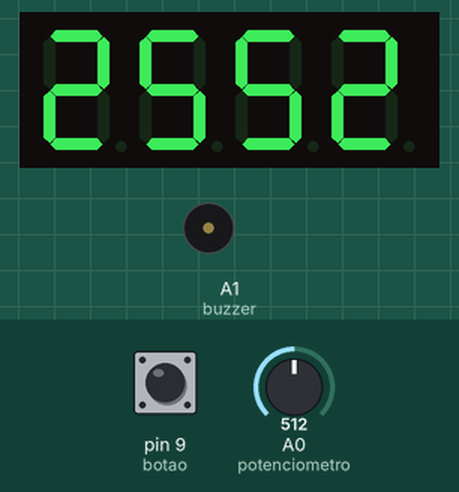
Simulated run of this sketch. Board: Arduino Uno, built with avr-gcc and run on an emulated ATmega328P. On the bench: 4-digit seven-segment display, buzzer (waves = sounding). Wiring (inferred from the names in the program): 4-digit 7-segment display, segments lit when HIGH: segments pin 2, pin 3, pin 4, pin 5, pin 6, pin 7, pin 8; digit selects pin 10, pin 11, pin 12, pin 13. The inputs (shaded band) are chosen by the test bench; at power-on: pin 9 (botao) LOW, A0 (potenciometro) = 512. The segment pins are drawn as the display they are named for.

Above: at 1.2 s.
1.3 s: pin 9 (botao) pulled HIGH for 0.15 s
At 2.5 s:
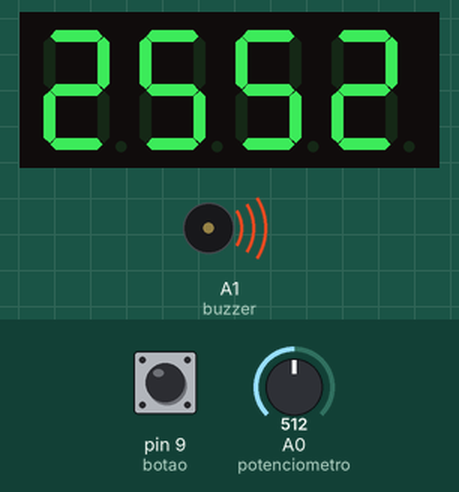
2.9 s: A0 (potenciometro) set to 716
At 4.1 s:
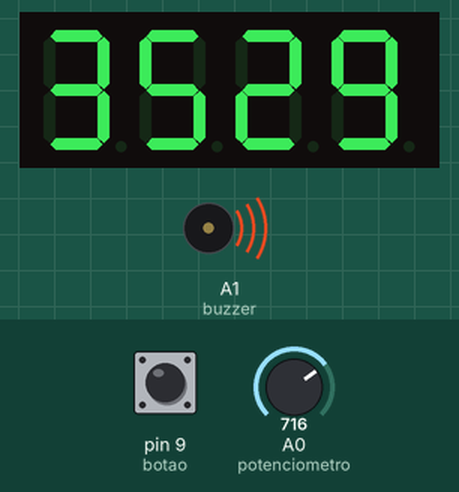
4.4 s: A0 (potenciometro) set to 900
At 4.8 s:
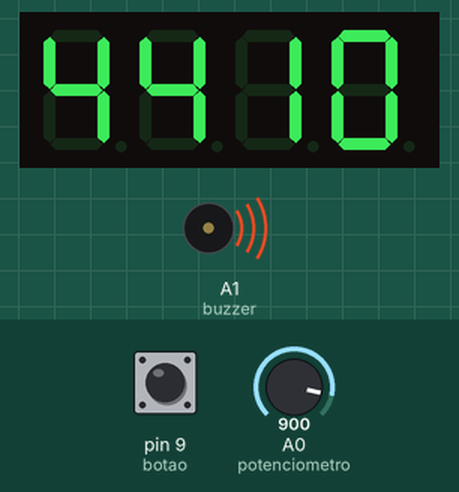
5.9 s: pin 9 (botao) pulled HIGH for 1 s
At 6.2 s:
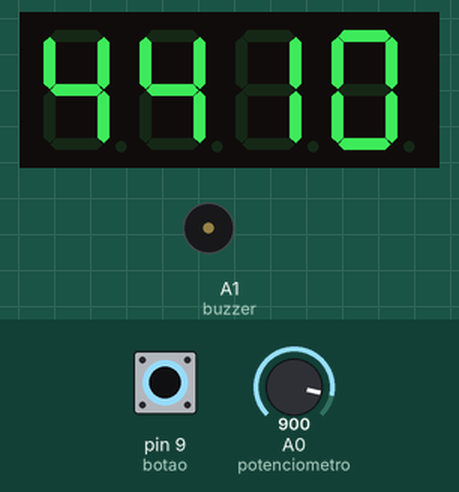
8.4 s: pin 9 (botao) pulled HIGH for 3.2 s
At 9.3 s:
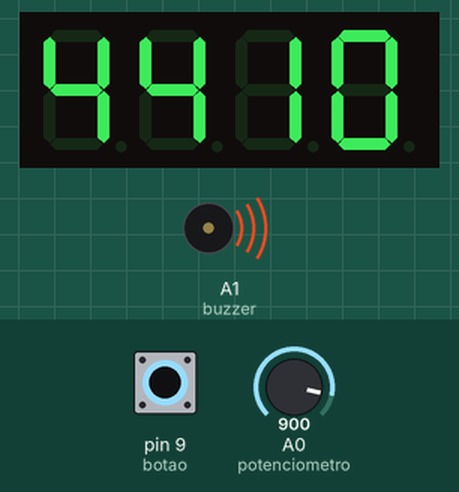
13.1 s: A0 (potenciometro) set to 1023
At 13.8 s:
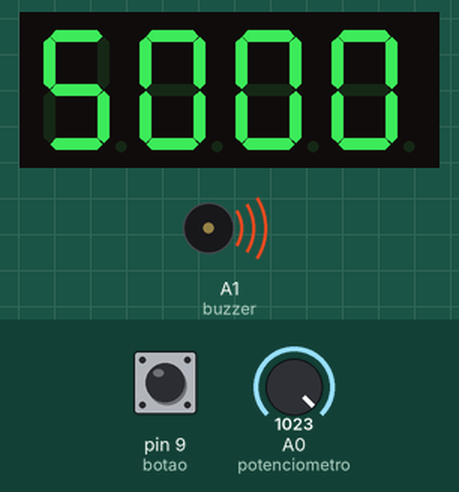
Timing chart, 0 to 15.6 s (numbered marks = the images above; inputs shaded):
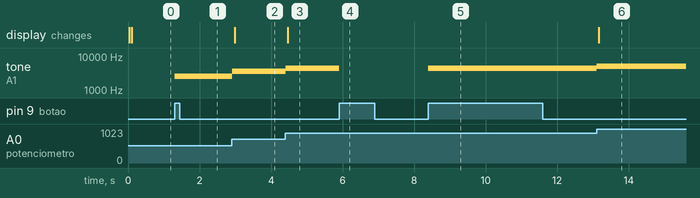

The sketch:

Regulador_de_Frequencia.ino
```cpp
// Regulador de Frequência com Arduino UNO
// Potenciômetro controla frequência de buzzer (100Hz - 5000Hz)
// Frequência mostrada em 4 displays de 7 segmentos

// Definição dos pinos
const int potenciometro = A0;           // Potenciômetro
const int buzzer = A1;        // Buzzer passivo
const int botao = 9;          // Botão liga/desliga buzzer

// Pinos dos displays (cátodo comum)
const int display_unidade = 13;   // Display das unidades
const int display_dezena = 12;    // Display das dezenas
const int display_centena = 11;   // Display das centenas
const int display_milhar = 10;    // Display dos milhares

// Pinos dos segmentos (A, B, C, D, E, F, G)
const int segmento_A = 2;
const int segmento_B = 3;
const int segmento_C = 4;
const int segmento_D = 5;
const int segmento_E = 6;
const int segmento_F = 7;
const int segmento_G = 8;

// Array com os pinos dos displays
int displays[] = {display_milhar, display_centena, display_dezena, display_unidade};

// Array com os pinos dos segmentos
int segmentos[] = {segmento_A, segmento_B, segmento_C, segmento_D, segmento_E, segmento_F, segmento_G};

// Padrões para cada dígito (0-9) nos 7 segmentos
// Ordem: A, B, C, D, E, F, G (1 = aceso, 0 = apagado)
bool digitos[10][7] = {
  {1,1,1,1,1,1,0}, // 0
  {0,1,1,0,0,0,0}, // 1
  {1,1,0,1,1,0,1}, // 2
  {1,1,1,1,0,0,1}, // 3
  {0,1,1,0,0,1,1}, // 4
  {1,0,1,1,0,1,1}, // 5
  {1,0,1,1,1,1,1}, // 6
  {1,1,1,0,0,0,0}, // 7
  {1,1,1,1,1,1,1}, // 8
  {1,1,1,1,0,1,1}  // 9
};

// Variáveis globais
int frequencia = 100;
int frequenciaAnterior = 0;
unsigned long ultimaLeitura = 0;
int displayAtual = 0;

// Variáveis do botão
bool buzzerLigado = false;
bool botaoAnterior = false;
unsigned long ultimoPressionamento = 0;

void setup() {
  // Configurar pinos dos displays como saída
  for(int i = 0; i < 4; i++) {
    pinMode(displays[i], OUTPUT);
    digitalWrite(displays[i], HIGH); // Desliga todos os displays inicialmente
  }

  // Configurar pinos dos segmentos como saída
  for(int i = 0; i < 7; i++) {
    pinMode(segmentos[i], OUTPUT);
    digitalWrite(segmentos[i], LOW); // Apaga todos os segmentos inicialmente
  }

  // Configurar pino do buzzer
  pinMode(buzzer, OUTPUT);

  // Configurar pino do botão (sem pull-up interno)
  pinMode(botao, INPUT);
}

void loop() {
  // Verificar botão liga/desliga
  verificarBotao();

  // Ler potenciômetro apenas a cada 50ms para estabilizar
  if(millis() - ultimaLeitura > 50) {
    int valorPot = analogRead(potenciometro);
    int novaFrequencia = map(valorPot, 0, 1023, 100, 5000);

    // Aplicar filtro simples para evitar oscilações
    if(abs(novaFrequencia - frequencia) > 10) {
      frequencia = novaFrequencia;
    }

    ultimaLeitura = millis();
  }

  // Atualizar buzzer apenas quando frequência mudar E estiver ligado
  if(frequencia != frequenciaAnterior) {
    if(buzzerLigado) {
      tone(buzzer, frequencia);
    } else {
      noTone(buzzer);
    }
    frequenciaAnterior = frequencia;
  }

  // Atualizar displays (multiplexação rápida)
  atualizarDisplays();
}

void atualizarDisplays() {
  // Separar a frequência em dígitos individuais
  int milhar = frequencia / 1000;
  int centena = (frequencia % 1000) / 100;
  int dezena = (frequencia % 100) / 10;
  int unidade = frequencia % 10;

  // Array com os dígitos
  int digitos_freq[] = {milhar, centena, dezena, unidade};

  // Multiplexação - mostra um display por vez
  // Desliga todos os displays primeiro
  for(int i = 0; i < 4; i++) {
    digitalWrite(displays[i], HIGH);
  }

  // Apaga todos os segmentos
  for(int i = 0; i < 7; i++) {
    digitalWrite(segmentos[i], LOW);
  }

  // Verifica se deve mostrar o dígito (evita zeros à esquerda)
  bool mostrarDigito = false;

  if(displayAtual == 0 && milhar > 0) mostrarDigito = true;      // Milhar
  else if(displayAtual == 1 && (milhar > 0 || centena > 0)) mostrarDigito = true; // Centena
  else if(displayAtual == 2 && frequencia >= 10) mostrarDigito = true; // Dezena
  else if(displayAtual == 3) mostrarDigito = true; // Unidade (sempre mostra)

  if(mostrarDigito) {
    // Configurar segmentos para o dígito atual
    for(int j = 0; j < 7; j++) {
      digitalWrite(segmentos[j], digitos[digitos_freq[displayAtual]][j]);
    }

    // Liga o display atual
    digitalWrite(displays[displayAtual], LOW);
  }

  // Delay muito menor para multiplexação mais suave
  delayMicroseconds(500);

  // Próximo display
  displayAtual++;
  if(displayAtual >= 4) {
    displayAtual = 0;
  }
}

// Função para verificar o botão liga/desliga
void verificarBotao() {
  bool botaoAtual = digitalRead(botao);

  // Detecção simples: se botão mudou para HIGH e passou 300ms
  if(botaoAtual == HIGH && botaoAnterior == LOW) {
    if(millis() - ultimoPressionamento > 300) {
      buzzerLigado = !buzzerLigado;

      if(buzzerLigado) {
        tone(buzzer, frequencia);
      } else {
        noTone(buzzer);
      }

      ultimoPressionamento = millis();
    }
  }

  botaoAnterior = botaoAtual;
}
```

Measured:
- after the input at 1.3 s, tone on A1 (buzzer): silent → 2552 Hz at once
- after the input at 2.9 s, tone on A1 (buzzer): 2552 Hz → 3529 Hz at once; the display: changes after 0.08 s (image 2)
- after the input at 4.4 s, tone on A1 (buzzer): 3529 Hz → 4410 Hz at once; the display: changes after 0.06 s (image 3)
- after the input at 5.9 s, tone on A1 (buzzer): 4410 Hz → silent at once
- after the input at 8.4 s, tone on A1 (buzzer): silent → 4410 Hz at once
- after the input at 13.1 s, tone on A1 (buzzer): 4410 Hz → 5000 Hz at once; the display: changes after 0.06 s (image 6)
